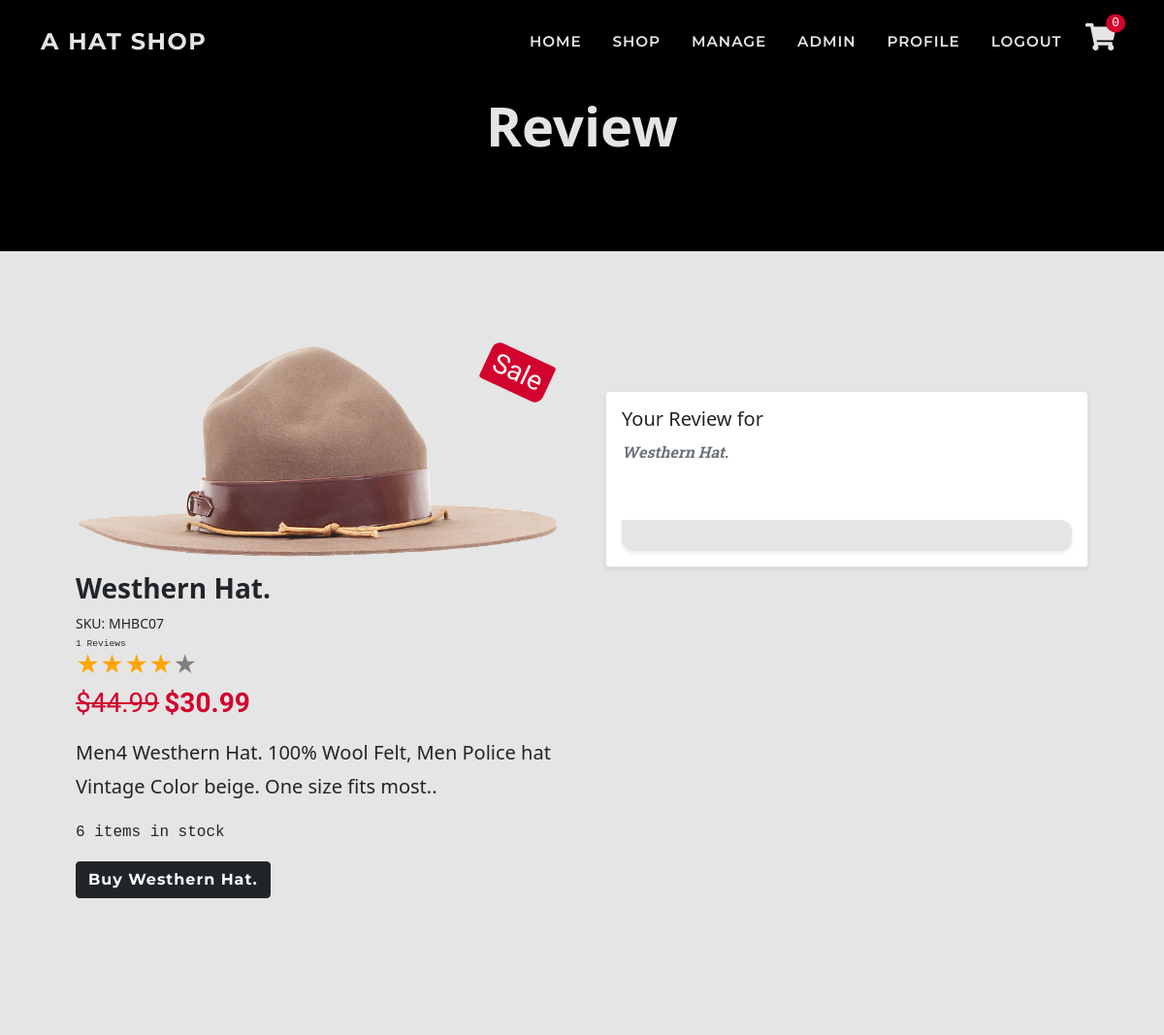
Page /review/11/?order_id=562C790C0FDB427E868F5FD9C299485D (signed in, upper part) on the earlier database version.
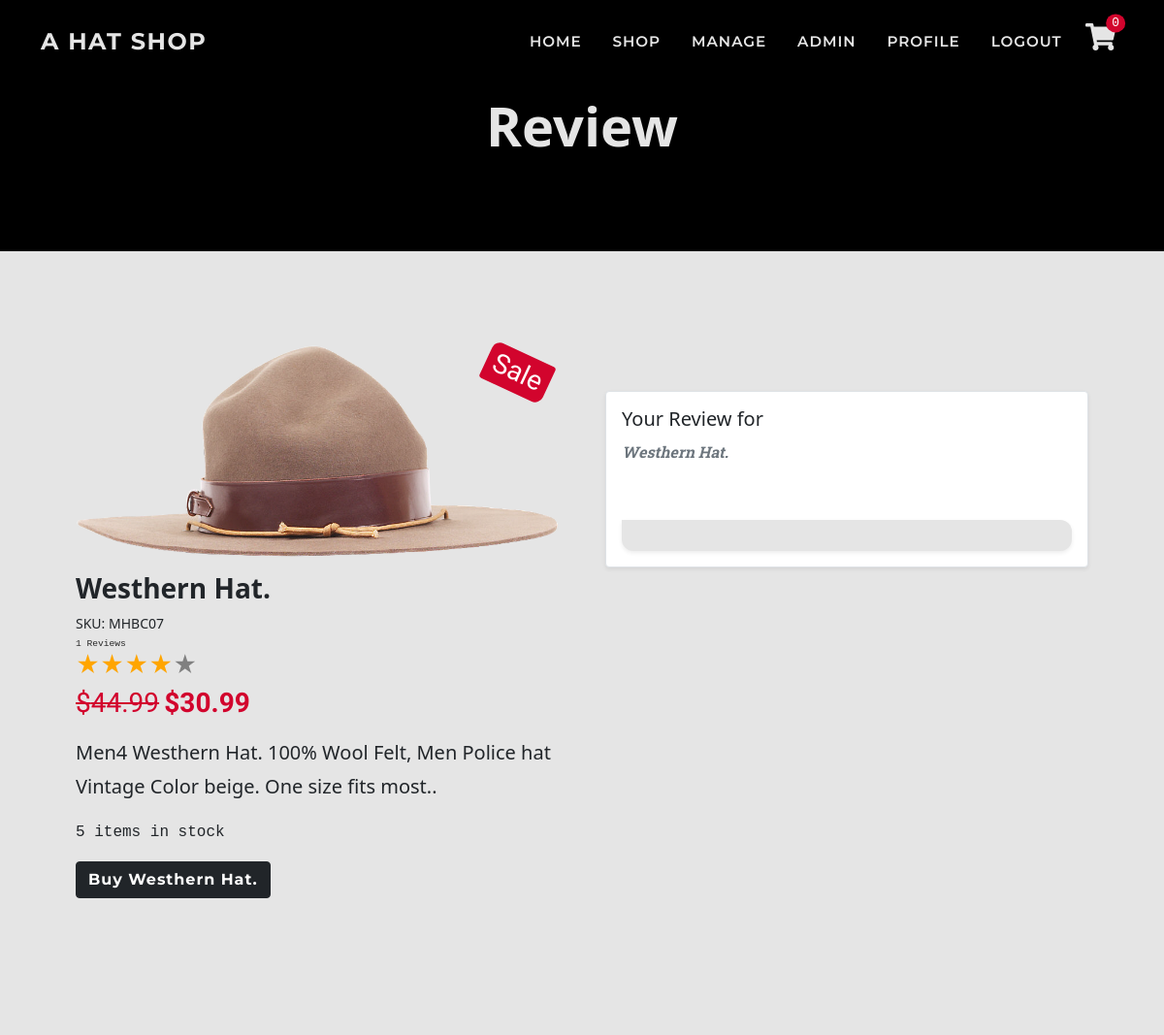
Same page on the later database version.
### shop/models.py (models this page shows, shortened)
class Product(models.Model):
    sku = models.CharField(max_length=60)
    category = models.ForeignKey(
        'Category', null=True, blank=True,
        on_delete=models.SET_NULL)
    style = models.CharField(max_length=60)
    color = models.CharField(max_length=60)
    name = models.CharField(max_length=60)
    description = models.TextField(max_length=250)
    price = models.DecimalField(
        max_digits=6, decimal_places=2)
    image = models.ImageField(null=True, blank=True)
    sale = models.BooleanField(default=False)
    sale_price = models.DecimalField(
        max_digits=6, decimal_places=2,
        null=True, blank=True)
    item_count = models.IntegerField(
        blank=False, null=False, default=0)
    rating = models.DecimalField(
        max_digits=6, decimal_places=2,
        null=True, blank=True)
    rating_counter = models.PositiveSmallIntegerField(default=0)

### reviews/views.py (the view, shortened to what this page needs)
# urls.py: path('<int:item_id>/', views.review_view, name='review_view'),
@login_required
def review_view(request, item_id):
    item = get_object_or_404(Product, pk=item_id)
    profile = request.user
    try:
        order_id = request.GET['order_id']
        order = profile.orders.get(order_number=order_id)
    except Order.DoesNotExist:
        return redirect(reverse('order_history', args=[order_id]))
    if not str(item.id) in order.items:
        messages.error(request, 'Wrong order number')
        return redirect(reverse('order_history', args=[order_id]))
    if not order.user_profile == profile:
        messages.error(request, 'Order number did not match')
        return redirect(reverse('home'))
    order_reviews = profile.user_review.filter(order__order_number=order_id)
    feedback_left = False
    rating = 0
    review = ''
    date = ''
    for i in order_reviews:
        if item.id == i.product.id:
            rating = i.rating
            review = i.review
            date = i.date
            feedback_left = True
    form = ReviewForm()
    context = {
        'feedback_left': feedback_left,
        'order_id': request.GET['order_id'],
        'rating': rating,
        'review': review,
        'form': form,
        'item': item,
        'date': date,
    }
    return render(request, 'review/leave-review.html', context)

### cart/contexts.py (called while the page is built, shortened)
def cart_contents(request):
    cart_items = []
    total = 0
    before = 0
    item_count = 0
    availability = 0
    cart = request.session.get('cart', {})
    if total < 50:
        delivery = total * Decimal(10 / 100)
        free_deivery = 50 * total
    else:
        delivery = 0
        free_deivery = 0
    delivery = round(delivery, 2)
    grand_total = delivery + total
    grand_total = round(grand_total, 2)
    context = {
        'cart_items': cart_items,
        'total': total,
        'before': before,
        'item_count': item_count,
        'delivery': delivery,
        'free_deivery': free_deivery,
        'deivery_treshold': 10,
        'grand_total': grand_total,
    }
    return context

### reviews/contexts.py (called while the page is built)
def review_context(request):
    review_items = ProductReview.objects.all()
    context = {
        'review_items': review_items,
    }
    return context

### reviews/templates/review/leave-review.html (shortened to what this page needs)
{% extends 'base.html' %}
{% load static %}
{% block page_header %}
<header class="bg-black py-5">
    <div class="container px-4 px-lg-5 my-5">
        <div class="text-center">
            <h1 class="display-4 fw-bolder">Review</h1>
        </div>
    </div>
</header>
{% endblock %}
{% block content %}
<section class="page-section">
    <div class="container pb-5 px-4 px-lg-5">
        <div class="item row gx-4 gx-lg-5">
            {% include 'includes/review-product.html' %}
            <div class="col-md-6 mt-5">
                {% if feedback_left %}
                <div class="bg-white shadow-sm border rounded p-3">
                    <h5 class="">Your Review for</h5>
                    <p class="m-0 fw-bolder  text-muted text-italic text-capitalize">{{ item.name }}</p>
                    {% include 'includes/reviews-stars.html' %}
                </div>
                {% endif %}
            </div>
        </div>
    </div>
</section>
{% endblock %}

### reviews/templates/includes/review-product.html (shortened to what this page needs)
{% load thumbnail %}
<div class="col-md-6 mb-4 mb-md-0">
    <div class="position-relative mb-3">
        {% thumbnail item.image "500" as im %}
        <img class="card-img-top mb-md-0" src="{{ im.url }}" alt="{{ item.name }}" />
        {% endthumbnail %}
        {% if item.sale %}
        <div class="badge bg-danger text-white position-absolute w-auto" style="top: 0.5rem; right: 0.5rem">
            <h3 class="m-0 numbers-font">Sale</h3>
        </div>
        {% endif %}
    </div>
    <h3 class="fw-bolder text-capitalize">{{ item.name }}</h3>
    <div class="small mb-1">SKU: {{ item.sku }}</div>
    {% include 'includes/stars.html' %}
    <div class="fs-5 mb-3">
        {% if item.sale %}
        <span class="text-decoration-line-through h3 text-danger numbers-font">${{ item.price }}</span>
        <span class="text-danger h3 numbers-font fw-bolder">${{ item.sale_price }} </span>
        {% else %}
        <span class="numbers-font h3 fw-bolder">${{ item.price }} </span>
        {% endif %}
    </div>
    <p class="lead">{{ item.description }}</p>
    {% if item.item_count == 0 %}
    <p class="text-danger font-monospace">{{ item.item_count }} Out of stock</p>
    {% elif item.item_count < 5  %}
    <p class="text-danger font-monospace">
        Only {{ item.item_count }} left in stock.
    </p>
    {% else %}
    <p class="font-monospace">{{ item.item_count }} items in stock</p>
    {% endif %}
    <a href="{% url 'shop_item' item.id %}" class="btn btn-dark">Buy {{ item.name }}</a>
</div>

### reviews/templates/includes/stars.html (shortened to what this page needs)
<div class="star_container">
    {% if product.rating %}
    <div class="my-auto text-primary p-0 me-2 time font-monospace">{{ product.rating_counter }} Reviews</div>
    <a href="{% url 'all_reviews' product.id %}">
    <div class="stars h4"
        style="background-image: linear-gradient(to right, orange, orange {% widthratio product.rating 5 100 %}%, gray {% widthratio product.rating 5 100 %}%, gray 100%)">
        ★★★★★
    </div>
    </a>
    {% elif item.rating %}
    <div class="my-auto text-primary time font-monospace p-0 me-2">{{ item.rating_counter }} Reviews</div>
    <a href="{% url 'all_reviews' item.id %}">
    <div class="stars h4"
        style="background-image: linear-gradient(to right, orange, orange {% widthratio item.rating 5 100 %}%, gray {% widthratio item.rating 5 100 %}%, gray 100%)">
    </div>
    </a>
    {% else %}
    <div class="my-auto time font-monospace text-primary p-0 me-2">No Reviews yet</div>
    <div class="stars h4" style="background-image: linear-gradient(to right, gray, gray)">
        ★★★★★
    </div>
    {% endif %}
</div>

Differences in the rows shown:
changed Product "Westhern Hat.": item_count "6" → "5"
